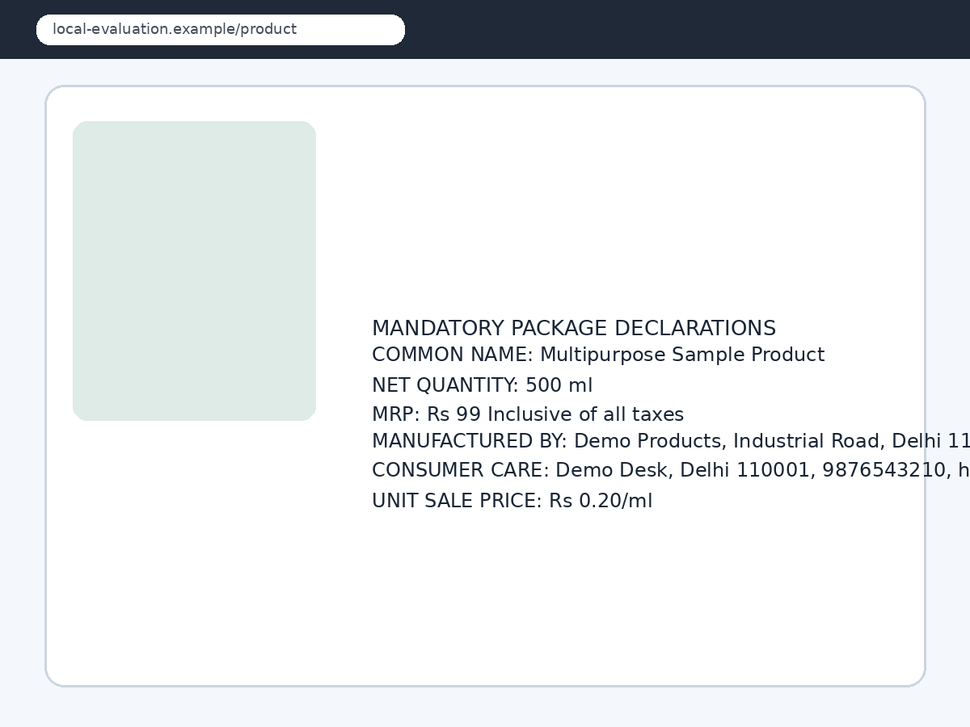
#> input picture backend/tests/eval/images/ecommerce/ECO-001.png, 970 x 727 px, shrunk from 1200 x 900 before the run
$ python -i quality.py   (imports and definitions only)   (older library calls are emulated)
#> lines starting #> are read from the running program, lines starting #| are printed output that depends on the picture; after the words box and inside, x2 and y2 are one past the last pixel; in counts of white or black regions, pixels touching at a corner belong together
"""Deterministic, bounded image-quality scoring."""

from __future__ import annotations

import cv2
import numpy as np

from app.domain import DecodedImage, OCRWord, QualitySummary, VisualMetric

QUALITY_THRESHOLDS = {
    "sharpness_warn": 80.0,
    "sharpness_retake": 35.0,
    "contrast_warn": 30.0,
    "contrast_retake": 15.0,
    "glare_warn_fraction": 0.08,
    "glare_retake_fraction": 0.18,
    "skew_warn_degrees": 8.0,
    "skew_retake_degrees": 18.0,
    "ocr_confidence_median_retake": 60.0,
    "ocr_confidence_median_warn": 70.0,
    "ocr_confidence_lower_quartile_retake": 35.0,
}

_GUIDANCE = {
    "sharpness": "Hold the camera steady and tap to focus on the declaration panel.",
    "contrast": "Use even lighting so the declaration text stands out from its background.",
    "glare": "Tilt the package or light source to remove reflections from the label.",
    "skew": "Position the camera parallel to the declaration panel.",
    "ocr_confidence": "Hold the camera closer and steady so the printed text is sharp and legible.",
}


# [21 lines left out: functions _metric, _skew_degrees, not called in this run]


def _perspective_score(gray: np.ndarray) -> tuple[float, float]:
    edges = cv2.Canny(cv2.GaussianBlur(gray, (5, 5), 0), 40, 140)
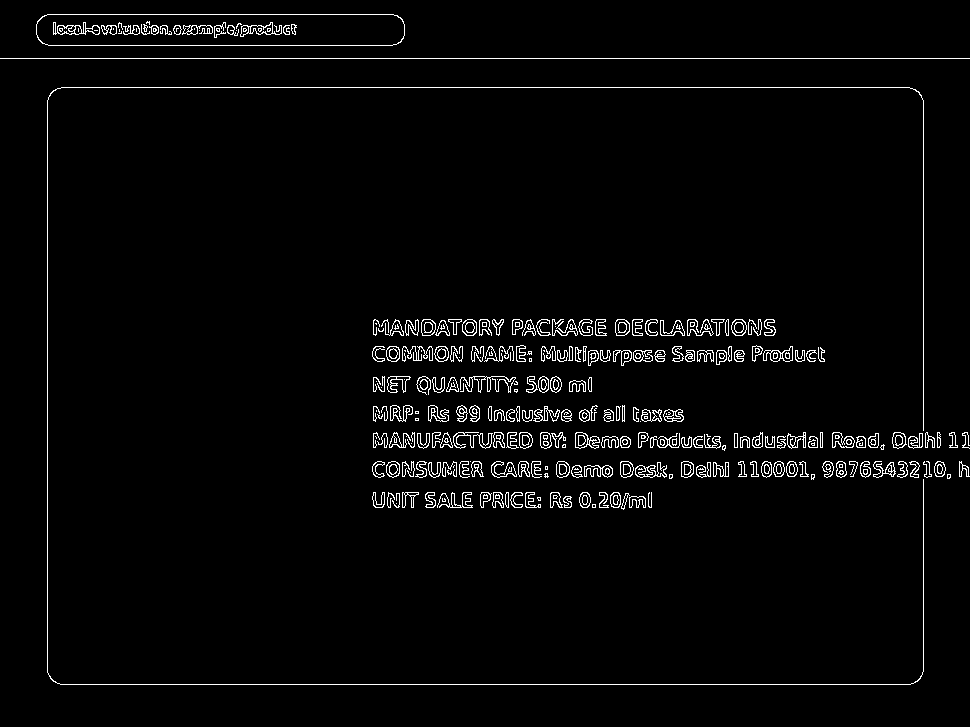
#> edges: shape (727, 970); 2.8% white in thin lines or dots
    contours, _ = cv2.findContours(edges, cv2.RETR_LIST, cv2.CHAIN_APPROX_SIMPLE)
#> contours = 639 contours, 251 with area under 20; largest, box (x1, y1, x2, y2) and area: (36, 14, 405, 46) 11256, (36, 14, 405, 46) 11234, (53, 22, 100, 35) 318, (575, 432, 600, 449) 264, (763, 346, 793, 362) 262
    image_area = float(gray.shape[0] * gray.shape[1])
#> image_area = 705190
    best_score = 0.0
    best_confidence = 0.0
    for contour in contours:
        perimeter = cv2.arcLength(contour, True)
        if perimeter <= 0:
            continue
        polygon = cv2.approxPolyDP(contour, 0.02 * perimeter, True)
        if len(polygon) != 4 or not cv2.isContourConvex(polygon):
            continue
        area = abs(float(cv2.contourArea(polygon)))
        coverage = area / image_area
        if not 0.10 <= coverage <= 0.98:
            continue
        _, _, width, height = cv2.boundingRect(polygon)
        rectangularity = min(1.0, area / max(float(width * height), 1.0))
        score = rectangularity * 100.0
        if area > best_confidence:
            best_score = score
            best_confidence = area
#> this loop made 639 passes
#> perimeter on passes 1, 2, 5: 9.66, 7.66, 9.07
#> after the loop, best_confidence = 0; best_score = 0
    return best_score, min(1.0, best_confidence / max(image_area * 0.5, 1.0))


# [147 lines left out: functions _clamped_boxes, _union_area, _confidence_distribution, analyze_quality, not called in this run]

>>> import cv2
>>> picture = cv2.imread('../../tests/eval/images/ecommerce/ECO-001.png', cv2.IMREAD_GRAYSCALE)
>>> result = _perspective_score(picture)
#> result = (0, 0)
